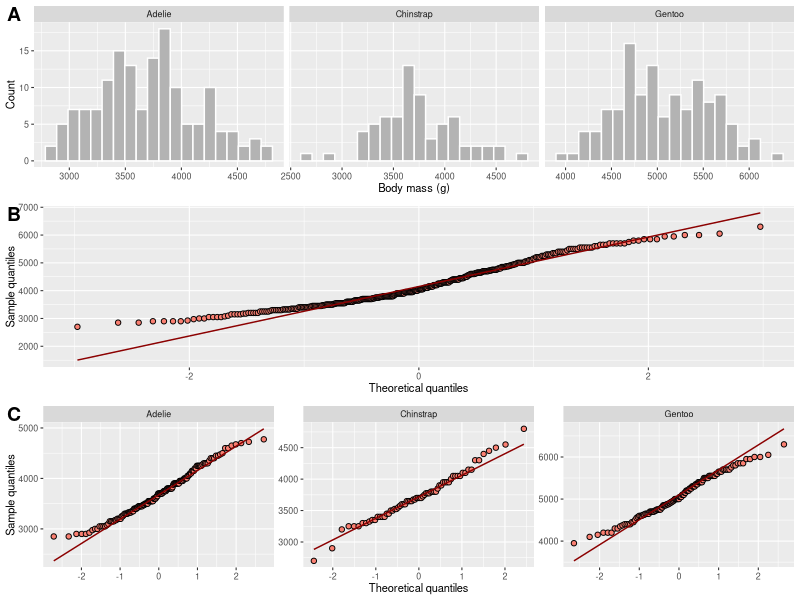
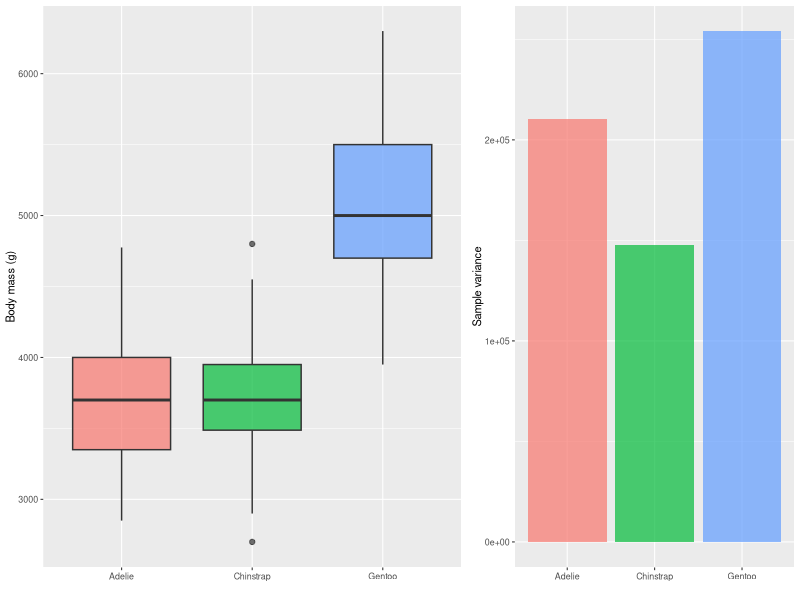
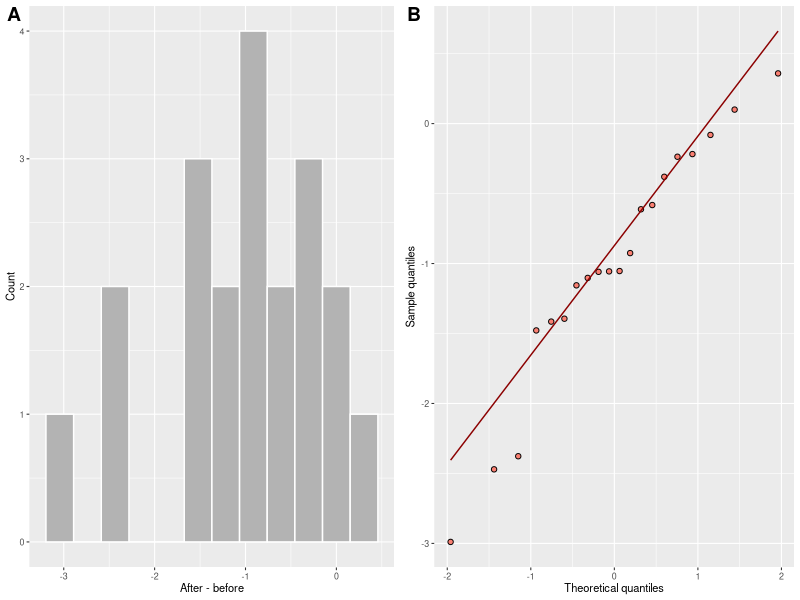
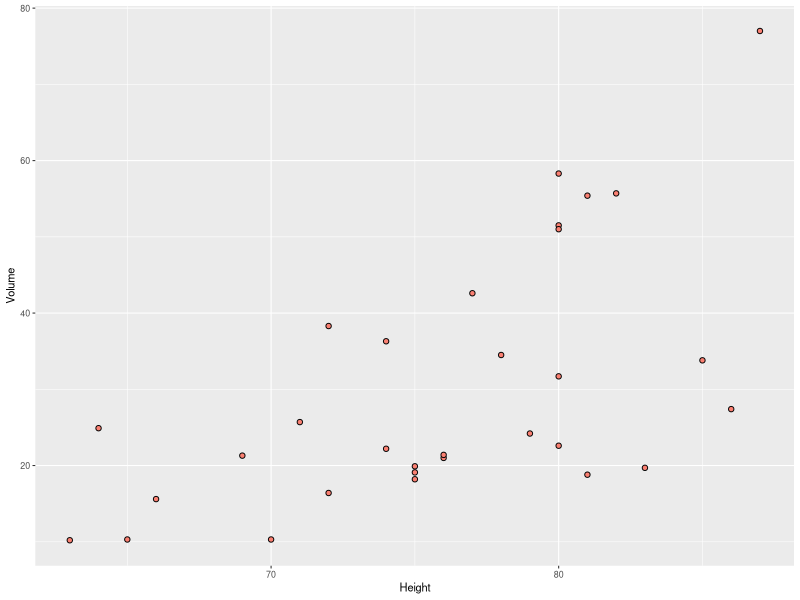
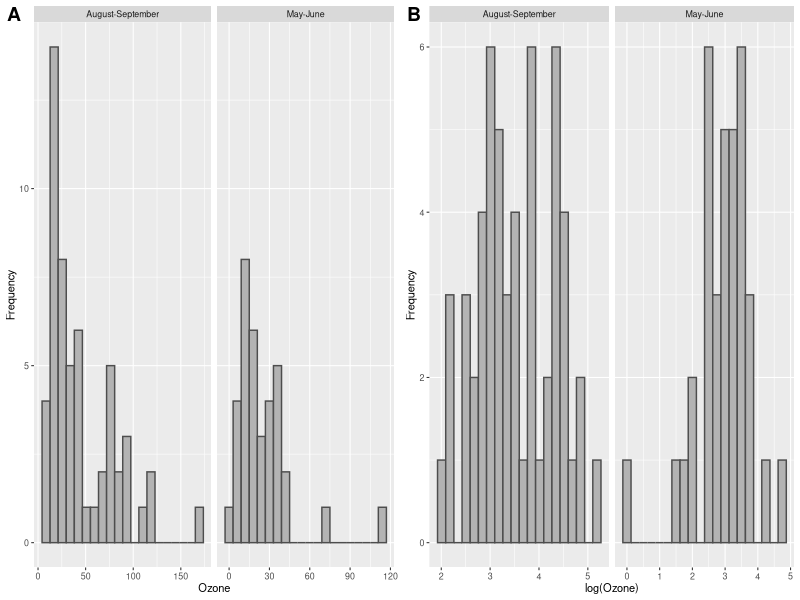

These charts were generated, in order, by the following R code:
## ---- chunk 1
#| echo: false

knitr::opts_chunk$set(
  comment = "R>",
  warning = FALSE,
  message = FALSE,
  fig.asp = NULL,
  fig.align = "center",
  fig.retina = 2,
  dpi = 300
)

ggplot2::theme_set(
  ggplot2::theme_grey(base_size = 8)
)
## ---- chunk 2
#| echo: false

library(tidyverse)
library(car)
library(ggpubr)
library(palmerpenguins)
## ---- chunk 3
peng <- penguins |>
  drop_na(bill_length_mm, body_mass_g, species)
## ---- chunk 4
#| fig-cap: "Normality checks for grouped data. A) Histograms of bill length within each penguin species. B) A pooled Q-Q plot that ignores species. C) Q-Q plots drawn separately within species."
#| fig-width: 8
#| fig-height: 8

plt1 <- ggplot(peng, aes(body_mass_g)) +
  geom_histogram(bins = 20, fill = "grey70", colour = "white") +
  facet_wrap(~species, scales = "free_x") +
  labs(x = "Body mass (g)", y = "Count")

plt2 <- ggplot(peng, aes(sample = body_mass_g)) +
  stat_qq(shape = 21, fill = "salmon", colour = "black") +
  stat_qq_line(colour = "red4") +
  labs(x = "Theoretical quantiles", y = "Sample quantiles")

plt3 <- ggplot(peng, aes(sample = body_mass_g)) +
  stat_qq(shape = 21, fill = "salmon", colour = "black") +
  stat_qq_line(colour = "red4") +
  facet_wrap(~species, scales = "free") +
  labs(x = "Theoretical quantiles", y = "Sample quantiles")

ggarrange(plt1, plt2, plt3, ncol = 1, labels = "AUTO")
## ---- chunk 5
peng |>
  group_by(species) |>
  summarise(
    shapiro_w = as.numeric(shapiro.test(bill_length_mm)$statistic),
    shapiro_p = as.numeric(shapiro.test(bill_length_mm)$p.value)
  )
## ---- chunk 6
#| fig-cap: "Variance checks for grouped data. A) Box plots of body mass by penguin species. B) Sample variances by species."
#| fig-width: 8
#| fig-height: 4

peng_var <- peng |>
  group_by(species) |>
  summarise(sample_var = var(body_mass_g), .groups = "drop")

plt1 <- ggplot(peng, aes(species, body_mass_g, fill = species)) +
  geom_boxplot(show.legend = FALSE, alpha = 0.7) +
  labs(x = "", y = "Body mass (g)")

plt2 <- ggplot(peng_var, aes(species, sample_var, fill = species)) +
  geom_col(show.legend = FALSE, alpha = 0.7) +
  labs(x = "", y = "Sample variance")

ggpubr::ggarrange(plt1, plt2, ncol = 2, widths = c(1.4, 1))
## ---- chunk 7
car::leveneTest(body_mass_g ~ species, data = peng)
## ---- chunk 8
peng_var
## ---- chunk 9
set.seed(1)
paired <- tibble(
  before = rnorm(20, 10, 2),
  after  = before + rnorm(20, -1, 1)
) |>
  mutate(diff = after - before)
## ---- chunk 10
#| fig-cap: "Checks for paired data. A) Histogram of paired differences. B) Q-Q plot of paired differences."
#| fig-width: 7
#| fig-height: 3.5

plt1 <- ggplot(paired, aes(diff)) +
  geom_histogram(bins = 12, fill = "grey70", colour = "white") +
  labs(x = "After - before", y = "Count")

plt2 <- ggplot(paired, aes(sample = diff)) +
  stat_qq(shape = 21, fill = "salmon", colour = "black") +
  stat_qq_line(colour = "red4") +
  labs(x = "Theoretical quantiles", y = "Sample quantiles")

ggarrange(plt1, plt2, ncol = 2, labels = "AUTO")
## ---- chunk 11
shapiro.test(paired$diff)
## ---- chunk 12
#| fig-cap: "Scatter plot of tree height and volume from the base R `trees` dataset."
#| fig-width: 5
#| fig-height: 4

ggplot(trees, aes(Height, Volume)) +
  geom_point(shape = 21, fill = "salmon", colour = "black") +
  labs(x = "Height", y = "Volume")
## ---- chunk 13
ozone_dat <- na.omit(airquality[, c("Ozone", "Month")]) |>
  as_tibble() |>
  filter(Month %in% c(5, 6, 8, 9)) |>
  mutate(
    season = factor(
      ifelse(Month %in% c(5, 6), "May-June", "August-September")
    ),
    log_ozone = log(Ozone)
  )
## ---- chunk 14
#| fig-cap: "A real-data example showing how a log transformation changes the distribution of ozone concentrations. A) Raw ozone values by season. B) Log-transformed ozone values by season."

plt1 <- ggplot(ozone_dat, aes(Ozone)) +
  geom_histogram(bins = 20, fill = "grey70", colour = "grey30") +
  facet_wrap(~season, scales = "free_x") +
  labs(x = "Ozone", y = "Frequency")

plt2 <- ggplot(ozone_dat, aes(log_ozone)) +
  geom_histogram(bins = 20, fill = "grey70", colour = "grey30") +
  facet_wrap(~season, scales = "free_x") +
  labs(x = "log(Ozone)", y = "Frequency")

ggarrange(plt1, plt2, ncol = 2, labels = "AUTO")
## ---- chunk 15
ozone_dat |>
  group_by(season) |>
  summarise(
    raw_w = unname(shapiro.test(Ozone)$statistic),
    raw_p = shapiro.test(Ozone)$p.value,
    log_w = unname(shapiro.test(log_ozone)$statistic),
    log_p = shapiro.test(log_ozone)$p.value,
    .groups = "drop"
  )

car::leveneTest(Ozone ~ season, data = ozone_dat)
car::leveneTest(log_ozone ~ season, data = ozone_dat)
